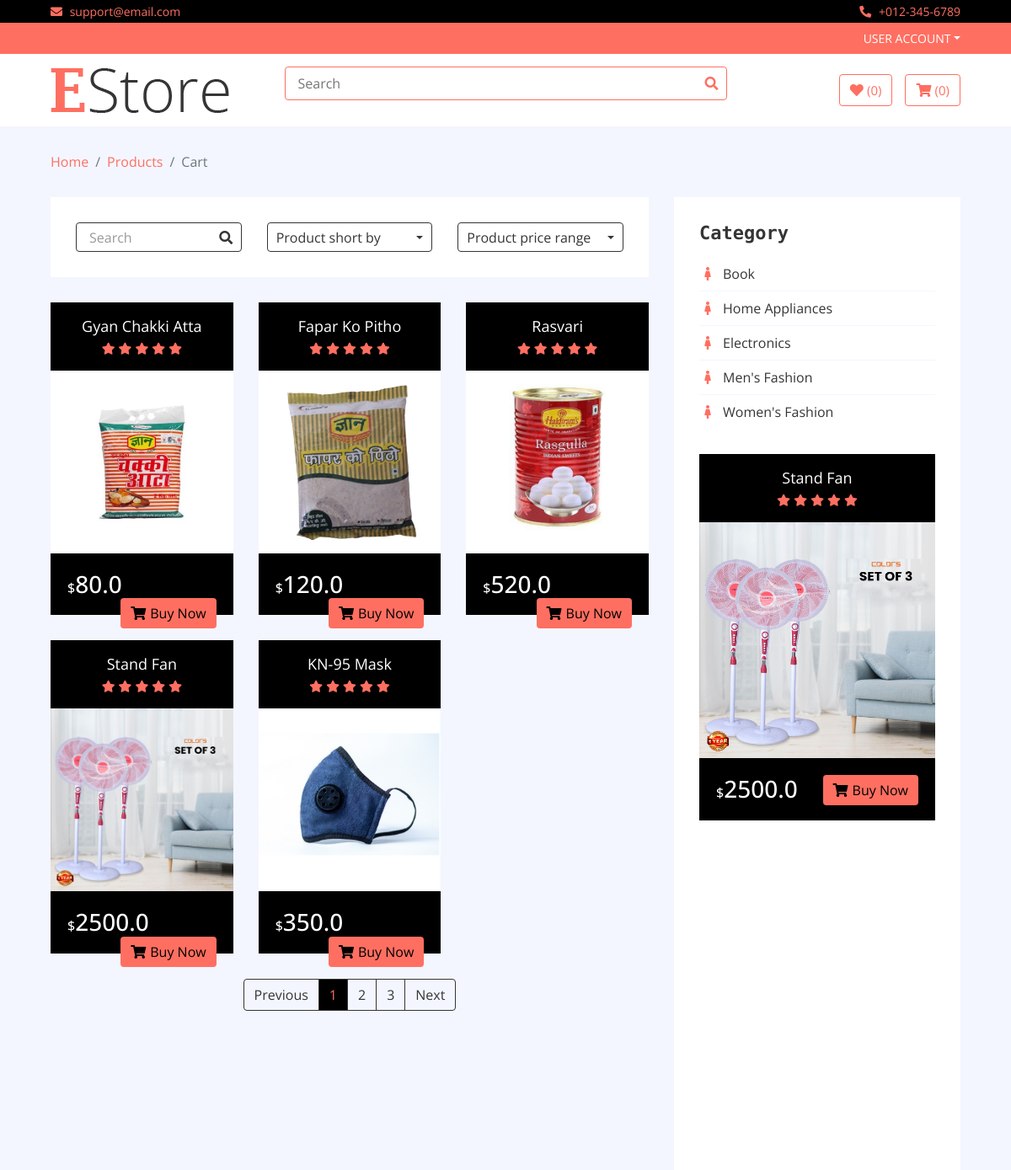
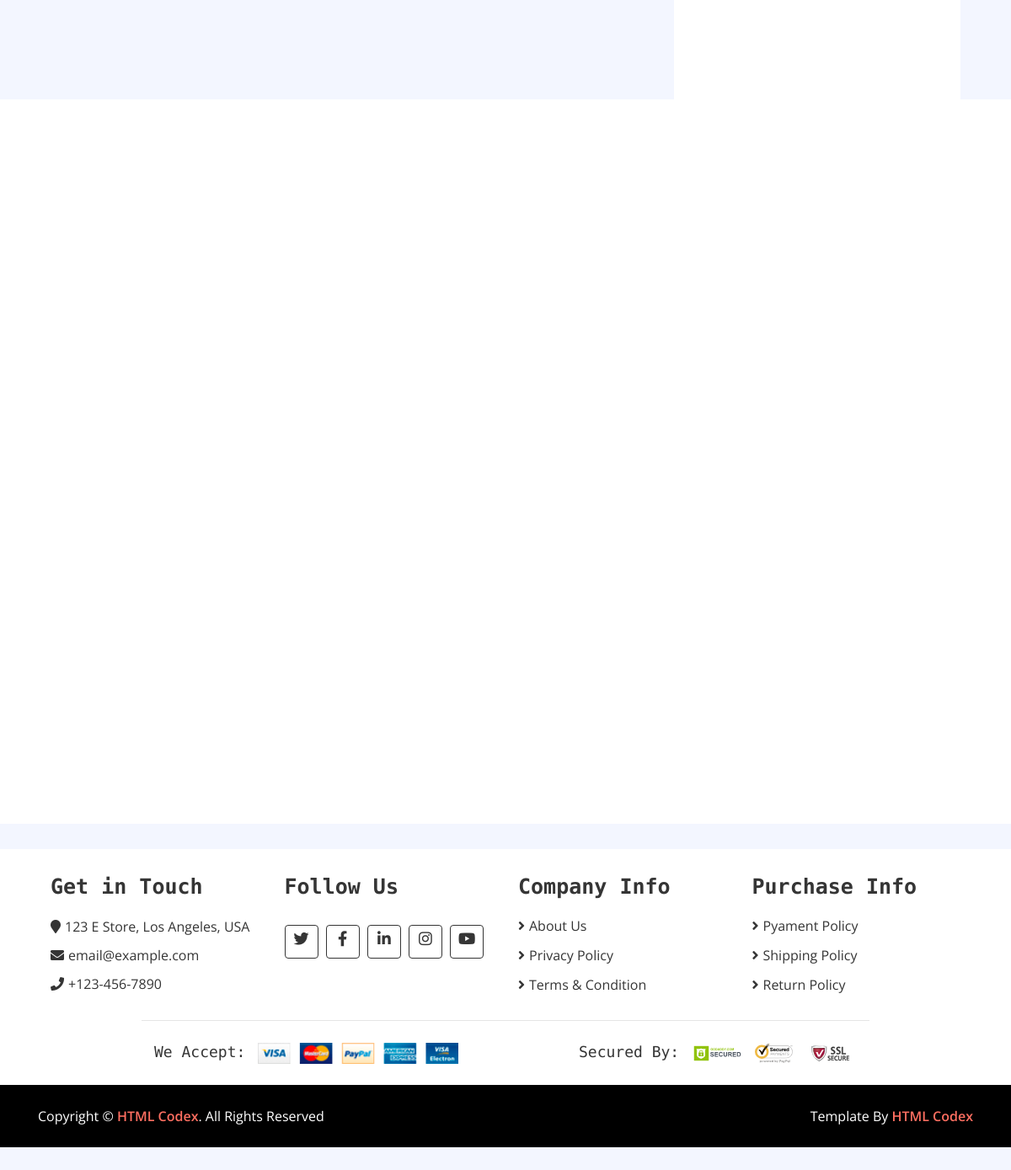
Screenshot of /products/ with the database file from the repository (2 pictures, top to bottom).
### home/models.py (models this page shows, shortened)
class Item(models.Model):
    name = models.CharField(max_length=200)
    price =models.FloatField()
    discounted_price = models.FloatField(default=0)
    label = models.CharField(max_length=200, choices=LABEL,blank=True)
    description = models.TextField(blank=True)
    status = models.CharField(choices=STATUS, max_length=200)
    image = models.ImageField(upload_to='media')
    slug = models.CharField(max_length=200)
    specification = models.TextField(blank=True)
    category = models.ForeignKey(Category, blank=True,on_delete=models.CASCADE)
    brand = models.ForeignKey(Brand, blank=True, on_delete=models.CASCADE)

class Category(models.Model):
    name = models.CharField(max_length=200)
    logo = models.CharField(max_length=200)
    slug = models.CharField(max_length=200)
    status =  models.CharField(max_length=200,choices=STATUS)

class Brand(models.Model):
    name = models.CharField(max_length=200)
    image = models.ImageField(upload_to='media')
    status = models.CharField(choices=STATUS, max_length=200)

### home/views.py (the view)
# urls.py: path('products/', ProductListView.as_view(), name='products'),
class ProductListView(BaseView):
    def get(self, request):
        self.views['items']=Item.objects.filter(status='active')
        return render(request, 'product-list.html', self.views)

### templates/product-list.html (shortened to what this page needs)
{% extends 'base.html' %}
{% load static %}
{% block content %}
        <div class="product-view">
            <div class="container-fluid">
                <div class="row">
                    <div class="col-lg-8">
                        <div class="row">
                            <div class="col-md-12">
                                <div class="product-view-top">
                                    <div class="row">
                                        <div class="col-md-4">
                                            <div class="product-search">
                                                <input type="email" value="Search">
                                                <button><i class="fa fa-search"></i></button>
                                            </div>
                                        </div>
                                        <div class="col-md-4">
                                            <div class="product-short">
                                                <div class="dropdown">
                                                    <div class="dropdown-toggle" data-toggle="dropdown">Product short by</div>
                                                </div>
                                            </div>
                                        </div>
                                        <div class="col-md-4">
                                            <div class="product-price-range">
                                                <div class="dropdown">
                                                    <div class="dropdown-toggle" data-toggle="dropdown">Product price range</div>
                                                </div>
                                            </div>
                                        </div>
                                    </div>
                                </div>
                            </div>
                            {% for item in items %}
                            <div class="col-md-4">
                                <div class="product-item">
                                    <div class="product-title">
                                        <a href="#">{{item.name}}</a>
                                        <div class="ratting">
                                            <i class="fa fa-star"></i>
                                            <i class="fa fa-star"></i>
                                            <i class="fa fa-star"></i>
                                            <i class="fa fa-star"></i>
                                            <i class="fa fa-star"></i>
                                        </div>
                                    </div>
                                    <div class="product-image">
                                        <a href="product-detail.html">
                                            <img src="{{item.image.url}}" alt="{{item.name}}">
                                        </a>
                                    </div>
                                    <div class="product-price">
                                        <h3><span>$</span>{{item.price}}</h3>
                                        <a class="btn" href=""><i class="fa fa-shopping-cart"></i>Buy Now</a>
                                    </div>
                                </div>
                            </div>
                            {% endfor %}
                        </div>
                        <div class="col-md-12">
                            <nav aria-label="Page navigation example">
                                <ul class="pagination justify-content-center">
                                    <li class="page-item disabled">
                                        <a class="page-link" href="#" tabindex="-1">Previous</a>
                                    </li>
                                    <li class="page-item active"><a class="page-link" href="#">1</a></li>
                                    <li class="page-item"><a class="page-link" href="#">2</a></li>
                                    <li class="page-item"><a class="page-link" href="#">3</a></li>
                                    <li class="page-item">
                                        <a class="page-link" href="#">Next</a>
                                    </li>
                                </ul>
                            </nav>
                        </div>
                    </div>
                    <div class="col-lg-4 sidebar">
                        <div class="sidebar-widget category">
                            <h2 class="title">Category</h2>
                            <nav class="navbar bg-light">
                                <ul class="navbar-nav">
                                    {% for category in categories %}
                                    <li class="nav-item">
                                        <a class="nav-link" href="#"><i class="fa fa-female"></i>{{category.name}}</a>
                                    </li>
                                    {% endfor %}
                                </ul>
                            </nav>
                        </div>
                        <div class="sidebar-widget widget-slider">
                            <div class="sidebar-slider normal-slider">
                                {% for hot in hots %}
                                <div class="product-item">
                                    <div class="product-title">
                                        <a href="#">{{hot.name}}</a>
                                        <div class="ratting">
                                            <i class="fa fa-star"></i>
                                            <i class="fa fa-star"></i>
                                            <i class="fa fa-star"></i>
                                            <i class="fa fa-star"></i>
                                            <i class="fa fa-star"></i>
                                        </div>
                                    </div>
                                    <div class="product-image">
                                        <a href="product-detail.html">
                                            <img src="{{hot.image.url}}" alt="Product Image">
                                        </a>
                                    </div>
                                    <div class="product-price">
                                        <h3><span>$</span>{{hot.price}}</h3>
                                        <a class="btn" href=""><i class="fa fa-shopping-cart"></i>Buy Now</a>
                                    </div>
                                </div>
                                {% endfor %}
                        </div>
                        <div class="sidebar-widget brands">
                            <h2 class="title">Our Brands</h2>
                            <ul>
                                {% for brand in brands %}
                                <li><a href="#">{{brand.name}} </a><span>(45)</span></li>
                                {% endfor %}
                            </ul>
                        </div>
                        <div class="sidebar-widget tag">
                            <h2 class="title">Tags Cloud</h2>
                            <a href="#">Lorem ipsum</a>
                            <a href="#">Vivamus</a>
                            <a href="#">Phasellus</a>
                            <a href="#">pulvinar</a>
                            <a href="#">Curabitur</a>
                            <a href="#">Fusce</a>
                            <a href="#">Sem quis</a>
                            <a href="#">Mollis metus</a>
                            <a href="#">Sit amet</a>
                            <a href="#">Vel posuere</a>
                            <a href="#">orci luctus</a>
                            <a href="#">Nam lorem</a>
                        </div>
                    </div>
                </div>
            </div>
        </div>
        <div class="brand">
            <div class="container-fluid">
                <div class="brand-slider">
                    {% for brand in brands %}
                    <div class="brand-item"><img src="{{brand.image.url}}" alt=""></div>
                    {% endfor %}
                    <div class="brand-item"><img src="img/brand-2.png" alt=""></div>
                    <div class="brand-item"><img src="img/brand-5.png" alt=""></div>
                    <div class="brand-item"><img src="img/brand-6.png" alt=""></div>
                </div>
            </div>
        </div>
{% endblock content %}

### rows the page displays
Item: name "Gyan Chakki Atta", image (picture), price "80.0"
Item: name "Fapar Ko Pitho", image (picture), price "120.0"
Item: name "Rasvari", image (picture), price "520.0"
Item: name "Stand Fan", image (picture), price "2500.0"
Item: name "KN-95 Mask", image (picture), price "350.0"
Category: name "Book"
Category: name "Home Appliances"
Category: name "Electronics"
Category: name "Men's Fashion"
Category: name "Women's Fashion"
Brand: image (picture)
Brand: image (picture)
Brand: image (picture)
Brand: image (picture)
